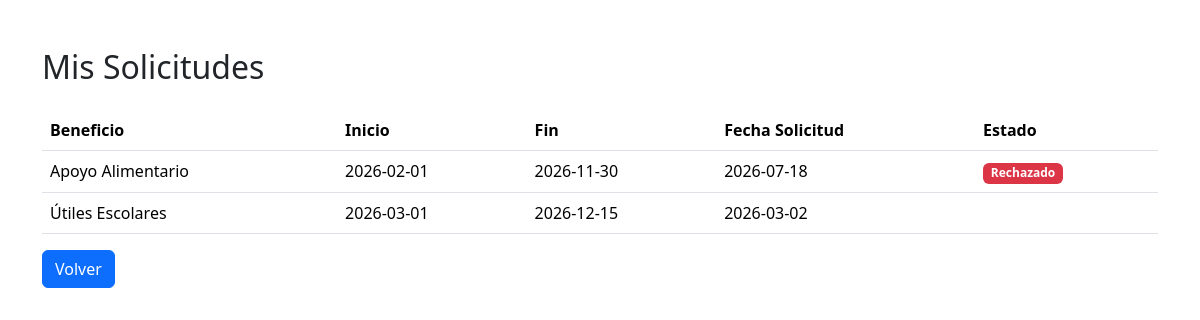
Page /usuario/mis_solicitudes.php (signed in) on the committed database.
### tables this page shows
CREATE TABLE `historial` (
  `historial_id` int(11) NOT NULL,
  `beneficio_id` int(11) NOT NULL,
  `usuario_id` int(11) NOT NULL,
  `fecha_inscripto` date DEFAULT NULL,
  `estado` enum('Pendiente','Aprobado','Rechazado') DEFAULT NULL
);

CREATE TABLE `beneficio` (
  `idbeneficio` int(11) NOT NULL,
  `nombre` varchar(45) DEFAULT NULL,
  `fecha_inicio` date DEFAULT NULL,
  `fecha_fin` date DEFAULT NULL,
  `estado` tinyint(4) DEFAULT NULL,
  `descripcion` varchar(255) DEFAULT NULL
);

### usuario/mis_solicitudes.php (the view, shortened to what this page needs)
<?php
require_once "../conexion.php";
$idusuario = $_SESSION["idusuario"];
$sql = "SELECT h.fecha_inscripto, h.estado, b.nombre, b.fecha_inicio, b.fecha_fin FROM historial h INNER JOIN beneficio b ON h.beneficio_id = b.idbeneficio WHERE h.usuario_id = ? ORDER BY h.fecha_inscripto DESC";
$stmt = $conex->prepare($sql);
$stmt->bind_param("i", $idusuario);
$stmt->execute();
$resultado = $stmt->get_result();
?>
<!DOCTYPE html>
<html lang="es">
<head>
<link href="https://cdn.jsdelivr.net/npm/bootstrap@5.3.8/dist/css/bootstrap.min.css" rel="stylesheet">
</head>
<body>
<div class="container mt-5">
<h2 class="mb-4">Mis Solicitudes</h2>
<table class="table table-hover">
<thead>
<tr>
<th>Beneficio</th>
<th>Inicio</th>
<th>Fin</th>
<th>Fecha Solicitud</th>
<th>Estado</th>
</tr>
</thead>
<tbody>
<?php while($fila = $resultado->fetch_assoc()){ ?>
<tr>
<td><?php echo $fila["nombre"]; ?></td>
<td><?php echo $fila["fecha_inicio"]; ?></td>
<td><?php echo $fila["fecha_fin"]; ?></td>
<td><?php echo $fila["fecha_inscripto"]; ?></td>
<td>
<?php
switch($fila["estado"]){
    case "Rechazado":
        echo "<span class='badge bg-danger'>Rechazado</span>";
        break;
}
?>
</td>
</tr>
<?php } ?>
</tbody>
</table>
<a href="index.php" class="btn btn-primary">
    Volver
</a>
</div>
</body>
</html>

### rows in the picture
historial: beneficio.nombre "Apoyo Alimentario", beneficio.fecha_inicio "2026-02-01", beneficio.fecha_fin "2026-11-30", fecha_inscripto "2026-07-18", estado "Rechazado"
historial: beneficio.nombre "Útiles Escolares", beneficio.fecha_inicio "2026-03-01", beneficio.fecha_fin "2026-12-15", fecha_inscripto "2026-03-02"
